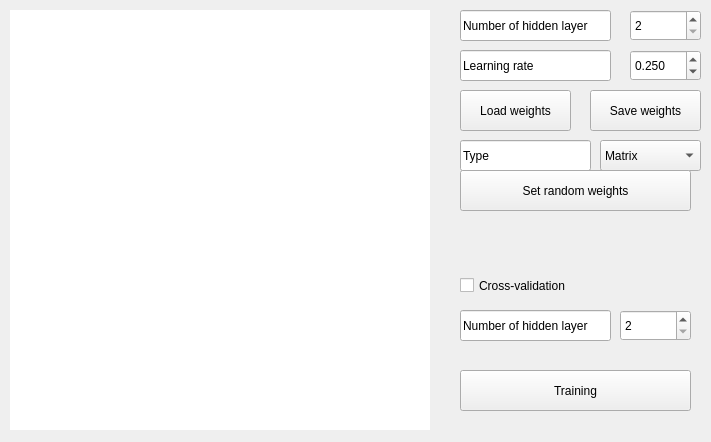
<?xml version="1.0" encoding="UTF-8"?>
<ui version="4.0">
 <class>ViewApplication</class>
 <widget class="QMainWindow" name="ViewApplication">
  <property name="geometry">
   <rect>
    <x>0</x>
    <y>0</y>
    <width>711</width>
    <height>442</height>
   </rect>
  </property>
  <property name="windowTitle">
   <string>MainWindow</string>
  </property>
  <property name="styleSheet">
   <string notr="true">QMainWindow{
	background:url(:/AppImage/Image/fon.jpeg);
}</string>
  </property>
  <widget class="QWidget" name="centralwidget">
   <widget class="QWidget" name="QPainterWidget" native="true">
    <property name="geometry">
     <rect>
      <x>10</x>
      <y>10</y>
      <width>420</width>
      <height>420</height>
     </rect>
    </property>
    <property name="sizePolicy">
     <sizepolicy hsizetype="Fixed" vsizetype="Fixed">
      <horstretch>0</horstretch>
      <verstretch>0</verstretch>
     </sizepolicy>
    </property>
    <property name="styleSheet">
     <string notr="true">background-color:rgb(255, 255, 255);</string>
    </property>
   </widget>
   <widget class="QSpinBox" name="spinBox">
    <property name="geometry">
     <rect>
      <x>630</x>
      <y>10</y>
      <width>71</width>
      <height>31</height>
     </rect>
    </property>
    <property name="minimum">
     <number>2</number>
    </property>
    <property name="maximum">
     <number>5</number>
    </property>
   </widget>
   <widget class="QLineEdit" name="lineEdit">
    <property name="geometry">
     <rect>
      <x>460</x>
      <y>10</y>
      <width>151</width>
      <height>31</height>
     </rect>
    </property>
    <property name="text">
     <string>Number of hidden layer</string>
    </property>
   </widget>
   <widget class="QLineEdit" name="lineEdit_2">
    <property name="geometry">
     <rect>
      <x>460</x>
      <y>50</y>
      <width>151</width>
      <height>31</height>
     </rect>
    </property>
    <property name="text">
     <string>Learning rate</string>
    </property>
   </widget>
   <widget class="QDoubleSpinBox" name="doubleSpinBox">
    <property name="geometry">
     <rect>
      <x>630</x>
      <y>50</y>
      <width>71</width>
      <height>31</height>
     </rect>
    </property>
    <property name="decimals">
     <number>3</number>
    </property>
    <property name="minimum">
     <double>0.001000000000000</double>
    </property>
    <property name="maximum">
     <double>0.999000000000000</double>
    </property>
    <property name="singleStep">
     <double>0.001000000000000</double>
    </property>
    <property name="value">
     <double>0.250000000000000</double>
    </property>
   </widget>
   <widget class="QPushButton" name="pushButton">
    <property name="geometry">
     <rect>
      <x>460</x>
      <y>90</y>
      <width>111</width>
      <height>41</height>
     </rect>
    </property>
    <property name="text">
     <string>Load weights</string>
    </property>
   </widget>
   <widget class="QPushButton" name="pushButton_2">
    <property name="geometry">
     <rect>
      <x>590</x>
      <y>90</y>
      <width>111</width>
      <height>41</height>
     </rect>
    </property>
    <property name="text">
     <string>Save weights</string>
    </property>
   </widget>
   <widget class="QLineEdit" name="lineEdit_3">
    <property name="geometry">
     <rect>
      <x>460</x>
      <y>140</y>
      <width>131</width>
      <height>31</height>
     </rect>
    </property>
    <property name="text">
     <string>Type </string>
    </property>
   </widget>
   <widget class="QComboBox" name="comboBox">
    <property name="geometry">
     <rect>
      <x>600</x>
      <y>140</y>
      <width>101</width>
      <height>31</height>
     </rect>
    </property>
    <item>
     <property name="text">
      <string>Matrix</string>
     </property>
    </item>
    <item>
     <property name="text">
      <string>Graph</string>
     </property>
    </item>
   </widget>
   <widget class="QPushButton" name="pushButton_3">
    <property name="geometry">
     <rect>
      <x>460</x>
      <y>370</y>
      <width>231</width>
      <height>41</height>
     </rect>
    </property>
    <property name="text">
     <string>Training</string>
    </property>
   </widget>
   <widget class="QPushButton" name="pushButton_4">
    <property name="geometry">
     <rect>
      <x>460</x>
      <y>170</y>
      <width>231</width>
      <height>41</height>
     </rect>
    </property>
    <property name="text">
     <string>Set random weights</string>
    </property>
   </widget>
   <widget class="QCheckBox" name="checkBoxCrossValidation">
    <property name="geometry">
     <rect>
      <x>460</x>
      <y>270</y>
      <width>231</width>
      <height>31</height>
     </rect>
    </property>
    <property name="text">
     <string>Cross-validation</string>
    </property>
   </widget>
   <widget class="QLineEdit" name="lineEdit_4">
    <property name="geometry">
     <rect>
      <x>460</x>
      <y>310</y>
      <width>151</width>
      <height>31</height>
     </rect>
    </property>
    <property name="text">
     <string>Number of hidden layer</string>
    </property>
   </widget>
   <widget class="QSpinBox" name="spinBox_2">
    <property name="geometry">
     <rect>
      <x>620</x>
      <y>310</y>
      <width>71</width>
      <height>31</height>
     </rect>
    </property>
    <property name="minimum">
     <number>2</number>
    </property>
    <property name="maximum">
     <number>10</number>
    </property>
   </widget>
  </widget>
 </widget>
 <resources/>
 <connections/>
</ui>
